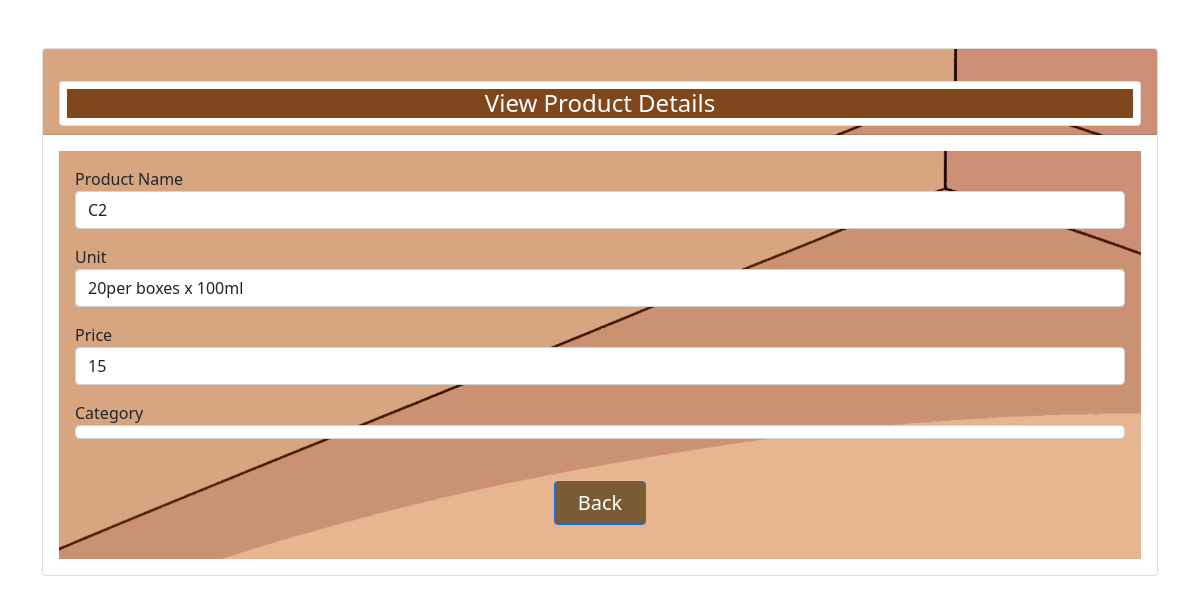
The app's page /product-view.php?id=7 with its own data.
### tables this page shows
CREATE TABLE `product` (
  `id` int(10) NOT NULL,
  `name` varchar(50) NOT NULL,
  `unit` varchar(50) NOT NULL,
  `price` int(10) NOT NULL,
  `category` varchar(50) NOT NULL
);

### product-view.php (the view, shortened to what this page needs)
<?php
require 'dbcon.php';
?>
<!doctype html>
<html lang="en">
  <head>
    <link href="https://cdn.jsdelivr.net/npm/bootstrap@5.1.3/dist/css/bootstrap.min.css" rel="stylesheet">
</head>
<body style="background-image: url('5.png');
            background-repeat:no-repeat;
            background-attachmenct: fixed;
            background-size:cover">
    <div class="container mt-5">
        <div class="row">
            <div class="col-md-12">
                <div class="card">
                    <div class="card-header"style="
                         background-image: url('6.png');
                         background-repeat: no-repeat; b
                         ackground-attachmenct: fixed;
                         background-size:cover">
                        <center><div class="card mt-4"><h4 style="margin:7px;
                                                                background-color: #80471C;
                                                                color: white;">View Product Details
                        </div></center>
                    </div>
                    <div class="card-body">
                    <div class="card-body" style="
                         background-image: url('6.png');
                         background-repeat: no-repeat; b
                         ackground-attachmenct: fixed;
                         background-size:cover">
                        <?php
                            if(isset($_GET['id']))
                            {
                            $product_id = mysqli_real_escape_string($con, $_GET['id']);
                            $query = "SELECT * FROM product WHERE id='$product_id' ";
                            $query_run = mysqli_query($con, $query);
                            if(mysqli_num_rows($query_run) > 0)
                            {
                                $product = mysqli_fetch_array($query_run);
                        ?>
                                    <div class="mb-3">
                                        <label>Product Name</label>
                                        <p class="form-control">
                                            <?=$product['name'];?>
                                        </p>
                                    </div>
                                    <div class="mb-3">
                                        <label>Unit</label>
                                        <p class="form-control">
                                            <?=$product['unit'];?>
                                        </p>
                                    </div>
                                    <div class="mb-3">
                                        <label>Price</label>
                                        <p class="form-control">
                                            <?=$product['price'];?>
                                        </p>
                                    </div>
                                    <div class="mb-3">
                                        <label>Category</label>
                                        <p class="form-control">
                                        </p>
                                        <br><center><a href="Product-vrecord.php" class="btn btn-primary float" style="margin:2px;
                                                                                                    font-size:20px;
                                                                                                    text-align: center;
                                                                                                    color: white;
                                                                                                    background-color: #795C34; ">&nbsp;&nbsp;Back&nbsp;&nbsp;</a>
                                    </div>
                                    </div>
                            <?php
                                }
                                else
                                {
                                echo "<h4>No Such Id Found</h4>";
                                }
                                }
                            ?>
                    </div>
                </div>
            </div>
        </div>
    </div>
</body>
</html>

### records on screen
product: name "C2", unit "20per boxes x 100ml", price "15"
